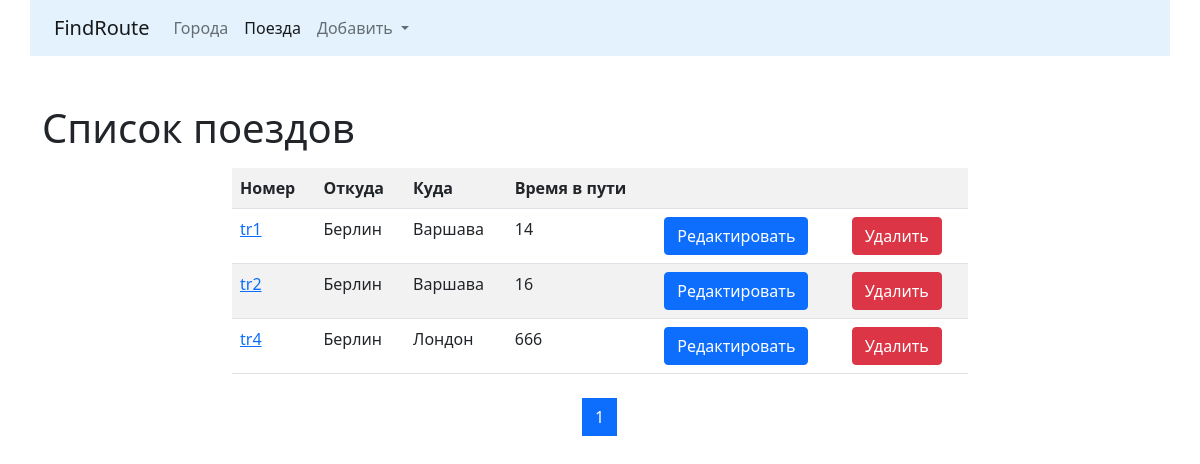
The page /trains/ on the database as committed earlier.
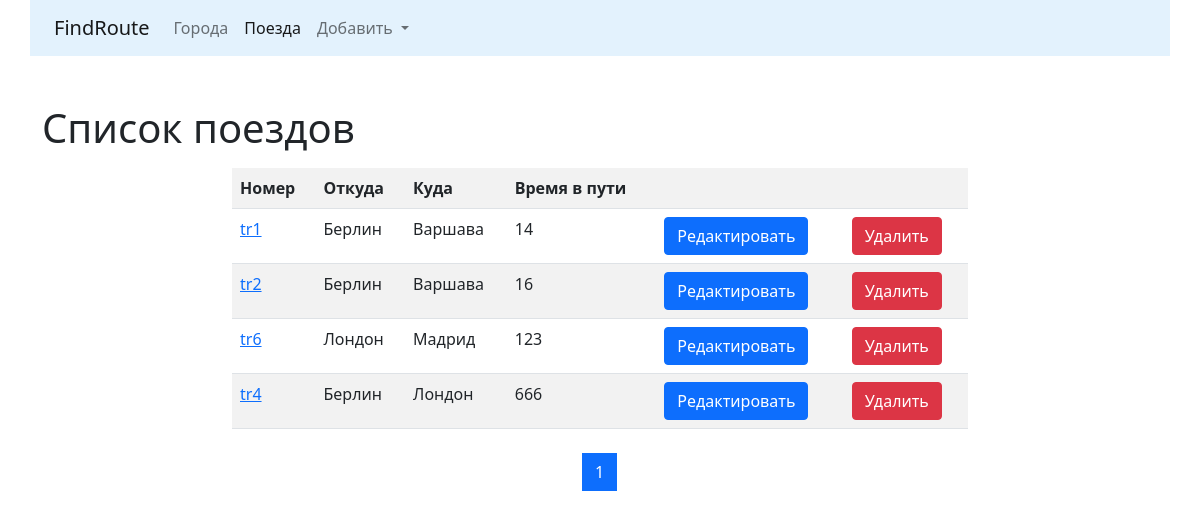
The same page on the database as committed later.
### trains/models.py (models this page shows, shortened)
class Train(models.Model):
    name = models.CharField(max_length=50, unique=True,
                            verbose_name='Номер поезда')
    travel_time = models.PositiveSmallIntegerField(verbose_name='Время в пути')
    from_city = models.ForeignKey(City, on_delete=models.CASCADE,
                                  related_name='from_city_set',
                                  verbose_name='Из какого города')
    to_city = models.ForeignKey(City, on_delete=models.CASCADE,
                                related_name='to_city_set',
                                verbose_name='В какой город')
    class Meta:
        verbose_name = "Поезд"
        verbose_name_plural = "Поезда"
        ordering = ['travel_time']

### cities/models.py (models this page shows, shortened)
class City(models.Model):
    name = models.CharField(max_length=100, unique=True, verbose_name="Город")
    def __str__(self):
        return self.name
    class Meta:
        verbose_name = "Город"
        verbose_name_plural = "Города"
        ordering = ['name']

### trains/views.py (the view)
# urls.py: path('', TrainListView.as_view(), name='home'),
class TrainListView(ListView):
    paginate_by = 5
    model = Train
    template_name = 'trains/home.html'

### trains/templates/trains/home.html (shortened to what this page needs)
{% extends 'base.html' %}
{% block content %}
	<h1>Список поездов</h1>
    <div class="row">
	    <div class="col-md-8 mx-auto my-2">
		    <table class="table table-striped">
			    <tr>
				    <th>Номер</th>
					<th>Откуда</th>
					<th>Куда</th>
					<th>Время в пути</th>
					<th>&nbsp;</th>
					<th>&nbsp;</th>
				</tr>
		        {% for object in page_obj %}
				    <tr>
					    <td>
						    <a href="{% url 'trains:detail' pk=object.pk %}">
							    {{ object.name }}
							</a>
						</td>
						<td>{{ object.from_city }}</td>
						<td>{{ object.to_city }}</td>
						<td>{{ object.travel_time }}</td>
						<td>
						    <a href="{% url 'trains:update' pk=object.pk %}">
							    <button type="submit" class="btn btn-primary">
								    Редактировать
								</button>
							</a>
						</td>
						<td>
						    <a href="{% url 'trains:delete' pk=object.pk %}">
							    <button type="submit" class="btn btn-danger">
								    Удалить
								</button>
							</a>
						</td>
					</tr>
			    {% endfor %}
			</table>
		</div>
	</div>
	<nav aria-label="Пример навигации по страницам">
        <ul class="pagination justify-content-center">
            {% for page in page_obj.paginator.page_range %}
			    <li class="page-item {% if page == page_obj.number %} active {% endif %}">
			        <a class="page-link" href="?page={{ page }}">
				        {{ page }}
				    </a>
			    </li>
			{% endfor %}
        </ul>
    </nav>
{% endblock %}

### templates/base.html (shortened to what this page needs)
{% url 'cities:home' as cities_home_url %}
{% url 'cities:create' as cities_create_url %}
{% url 'trains:home' as trains_home_url %}
{% url 'trains:create' as trains_create_url %}
<!doctype html>
<html lang="en">
    <head>
        <link href="https://cdn.jsdelivr.net/npm/bootstrap@5.0.0-beta3/dist/css/bootstrap.min.css" rel="stylesheet">
		<link href="https://cdn.jsdelivr.net/npm/select2@4.1.0-rc.0/dist/css/select2.min.css" rel="stylesheet" />
    </head>
    <body>
	    <nav class="navbar navbar-expand-lg navbar-light container" style="background-color: #e3f2fd;">
            <div class="container-fluid">
                <a class="navbar-brand" href="{% url 'home' %}">
				    FindRoute
				</a>
                <div class="collapse navbar-collapse" id="navbarNavDropdown">
                    <ul class="navbar-nav">
                        <li class="nav-item">
                            <a class="nav-link {% if request.path == cities_home_url %} active {% endif %}" href="{% url 'cities:home' %}">
							    Города
							</a>
                        </li>
                        <li class="nav-item">
                            <a class="nav-link {% if request.path == trains_home_url %} active {% endif %}" href="{% url 'trains:home' %}">
							    Поезда
							</a>
                        </li>
                        <li class="nav-item dropdown">
                            <a class="nav-link dropdown-toggle " href="#" id="navbarDropdownMenuLink" role="button" data-bs-toggle="dropdown" aria-expanded="false">
                                Добавить
                            </a>
                        </li>
                    </ul>
                </div>
            </div>
        </nav>
		<div class="container">
		    <div class="row">
			</div>
		</div>
        <div class="container">
            {% block content %}{% endblock %}
		</div>
    </body>
</html>

Rows that differ between the two databases and show on the page:
added Train: name "tr6", from_city "Лондон", to_city "Мадрид", travel_time "123"
